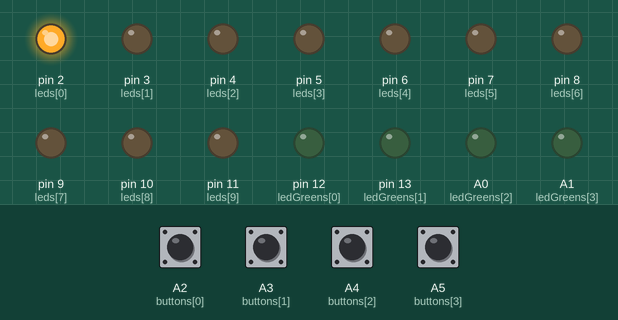
The sketch below on a simulated Arduino Uno, built with avr-gcc and run on an emulated ATmega328P. Shown: output pins drawn as LEDs (lit = HIGH). Inputs (shaded band) come from the test bench; at power-on: A2 (buttons[0]), A3 (buttons[1]), A4 (buttons[2]), A5 (buttons[3]) LOW. What the sketch prints to the serial monitor is not drawn.

Above: at 1.2 s.
1.3 s: A3 (buttons[1]) pulled HIGH for 0.15 s
At 4.1 s:
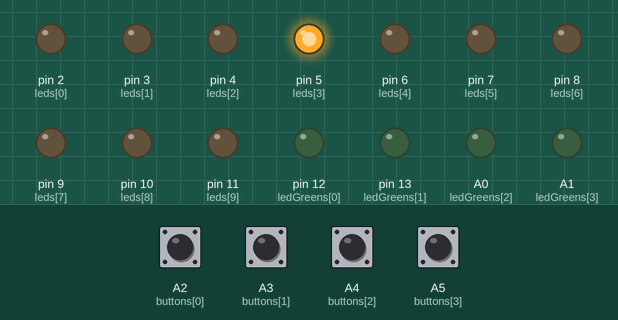
4.4 s: A5 (buttons[3]) pulled HIGH for 0.15 s
At 4.9 s:
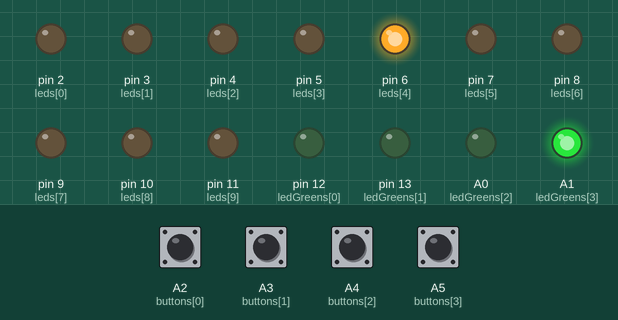
7.5 s: A2 (buttons[0]) pulled HIGH for 0.15 s
At 7.9 s:
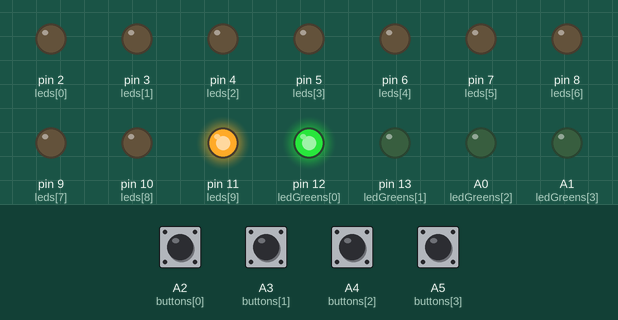
10.5 s: A4 (buttons[2]) pulled HIGH for 0.15 s
At 10.9 s:
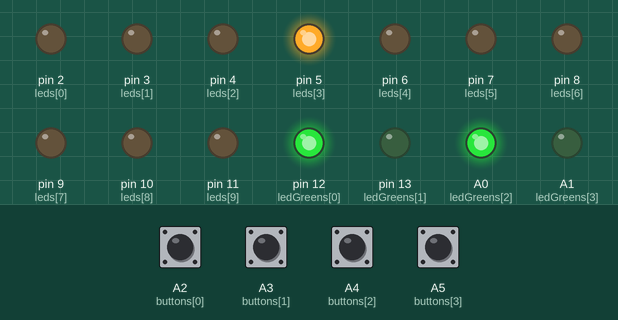
13.5 s: A2 (buttons[0]) pulled HIGH for 1 s
At 13.9 s:
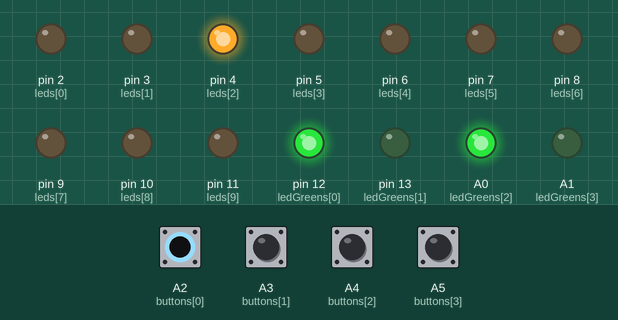
17.1 s: A3 (buttons[1]) pulled HIGH for 1 s
At 17.5 s:
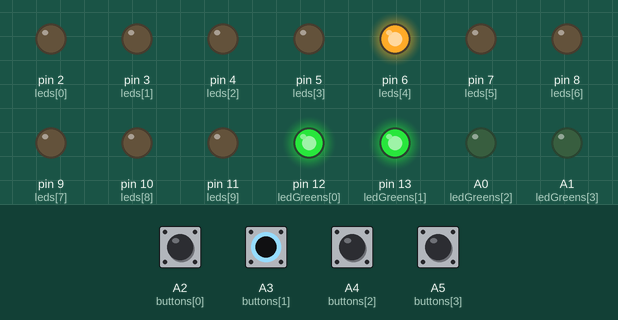
Timing chart, 0 to 21.1 s (numbered marks = the images above; inputs shaded):
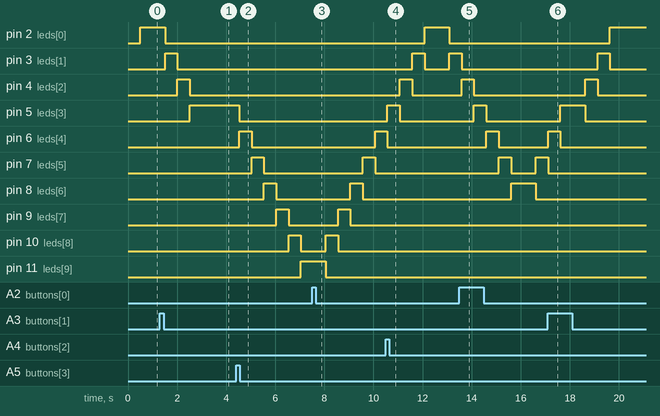

The sketch:

elevator.ino
```cpp
//FLOOR
const int totalfloor = 4;      // 층 개수
const int floorHeight = 3;     // 층 길이(자기 포함)
int wantFloor = 0;             // 목적층
int nowFloor = 0;              // 현재층
bool floorList[] = {false, false, false, false}; // 층 호출 상태
bool upMode = false;           // 오르는 이동
//TIME
unsigned long updateTime = 0;  // 현재시간
unsigned long beforeTime = 0;  // 과거시간
const int moveTime = 500;
//LED
const int floorleds = 10;      // led개수
const int leds[] = {2, 3, 4, 5, 6, 7, 8, 9, 10, 11};
const int ledGreens[] ={12, 13, A0, A1};
//BUTTON
const int buttons[]  = {A2, A3, A4, A5};
int prevButtons[] = {LOW, LOW, LOW, LOW}; // 버튼들의 과거 상태
bool wantButton = false;       // 호출한 버튼이 있는지

//핀 설정
void setup()
{
  for (int i = 0; i < floorleds; i++)
  {
    pinMode(leds[i], OUTPUT);
    digitalWrite(leds[i], LOW);
  }

  for (int i = 0; i < totalfloor; i++)
  {
    pinMode(ledGreens[i], OUTPUT);
    digitalWrite(ledGreens[i], LOW);
  }

  for (int i = 0; i < totalfloor; i++)
  {
   	pinMode(buttons[i], INPUT);
  }
  Serial.begin(9600);
}

// 아래 호출층 스캔
int scanBottom()
{
  for (int floor =(nowFloor / floorHeight) ; floor >= 0 ; floor --)
  {
    if (floorList[floor] == true)
    {
      wantFloor = floor * floorHeight ;
      return wantFloor;
    }
  }
  return -1;
}

// 위 호출층 스캔
int scanTop()
{
  for (int floor = (nowFloor+2) / floorHeight ; floor < totalfloor ; floor++)
  {
    if (floorList[floor] == true)
    {
      wantFloor =  floor * floorHeight;
      return wantFloor;
    }
  }
  return -1;
}
// 호출 층 찾기
int getWantFloor(int mode)
{
  int result;
  switch(mode)
  {
    case 0:
      result = scanBottom();
      if (result < 0) result = scanTop(); // 스캔시 없을때 반대 방향 스캔
      break;
    case 1:
      result = scanTop();
      if (result < 0) result = scanBottom(); // 스캔시 없을때 반대 방향 스캔
      break;
    default: // 호출 없을 때 가장 가까운 층으로
      wantFloor = ((nowFloor + 1) / floorHeight)* floorHeight;
      return wantFloor;;
  }
}

void moveElevator()
{
  // 원하는층이 현재층 같은데 호출이 있으면 꺼주고 아니면 가만히 있기
  if (wantFloor == nowFloor)
  {
    int callFloor = nowFloor / floorHeight;
    if (floorList[callFloor] == true)
    {
      floorSensing(callFloor);
    }
    digitalWrite(leds[nowFloor], HIGH);
  }
  // 원하는 층이 현재층보다 낮으면 한칸 내려가기
  else if (wantFloor > nowFloor)
  {
    nowFloor++;
    upMode = true;
    digitalWrite(leds[nowFloor], HIGH);
    digitalWrite(leds[nowFloor - 1], LOW);
  }
  // 원하는 층이 현재층보다 낮으면 한칸 내려가기
  else if (wantFloor < nowFloor)
  {
    nowFloor--;
    upMode = false;
    digitalWrite(leds[nowFloor], HIGH);
    digitalWrite(leds[nowFloor + 1], LOW);
  }
}


//버튼 눌렀을때 해당 층 호출 및 점등
bool floorSensing(int button)
{
  floorList[button]= !floorList[button];
  digitalWrite(ledGreens[button], floorList[button] ? HIGH : LOW);
  Serial.println("Press button");
  return floorList[button];
}


// 버튼 눌렸는지
void buttonPress()
{
 for (int button = 0; button < totalfloor; button++)
 {
  int current = digitalRead(buttons[button]);
  if (prevButtons[button] == LOW && current == HIGH)
  {
	floorSensing(button);
  }
  prevButtons[button] = current;
  if (floorList[button])
   {
     wantButton = true;
   }
 }
}

/// 메인 함수
void loop()
{
  // 버튼 누른지 확인
  wantButton = false;
  buttonPress();

  // 호출한 버튼이 없으면 근처 층으로 가기
  if(!wantButton)
  {
  	wantFloor = getWantFloor(3);
  }
  //호출층찾기
  else{
  wantFloor = getWantFloor(upMode);
  }
  // 시간 확인
  updateTime = millis();

  if((updateTime- beforeTime) > moveTime) // 0.5초 대기
  {
	moveElevator();

    // 시간 초기화
    beforeTime = updateTime;
    Serial.print(" 목표층 :");
    Serial.print(wantFloor);
    Serial.print(" 현재층 :");
    Serial.println(nowFloor);
  }
  delay(10);
}
```

Measured:
- after the input at 1.3 s, pin 2 (leds[0]): HIGH → LOW after 0.21 s; pin 3 (leds[1]): LOW → HIGH after 0.21 s, → LOW 0.50 s later; pin 4 (leds[2]): LOW → HIGH after 0.71 s, → LOW 0.50 s later; pin 5 (leds[3]): LOW → HIGH after 1.2 s; pin 13 (ledGreens[1]): LOW → HIGH at once, → LOW 1.7 s later
- after the input at 4.4 s, pin 5 (leds[3]): HIGH → LOW after 0.13 s; pin 6 (leds[4]): LOW → HIGH after 0.13 s, → LOW 0.50 s later; pin 7 (leds[5]): LOW → HIGH after 0.63 s, → LOW 0.50 s later; pin 8 (leds[6]): LOW → HIGH after 1.1 s, → LOW 0.50 s later; pin 9 (leds[7]): LOW → HIGH after 1.6 s, → LOW 0.50 s later
- after the input at 7.5 s, pin 6 (leds[4]): LOW → HIGH after 2.6 s; pin 7 (leds[5]): LOW → HIGH after 2.1 s, → LOW 0.50 s later; pin 8 (leds[6]): LOW → HIGH after 1.6 s, → LOW 0.50 s later; pin 9 (leds[7]): LOW → HIGH after 1.1 s, → LOW 0.50 s later; pin 10 (leds[8]): LOW → HIGH after 0.55 s, → LOW 0.50 s later
- after the input at 10.5 s, A0 (ledGreens[2]): LOW → HIGH at once
- after the input at 13.5 s, pin 12 (ledGreens[0]): LOW → HIGH at once
- after the input at 17.1 s, pin 2 (leds[0]): LOW → HIGH after 2.5 s instead of 2.0 s; pin 12 (ledGreens[0]): HIGH → LOW after 3.0 s instead of 2.5 s; pin 13 (ledGreens[1]): LOW → HIGH at once, → LOW 1.0 s later
